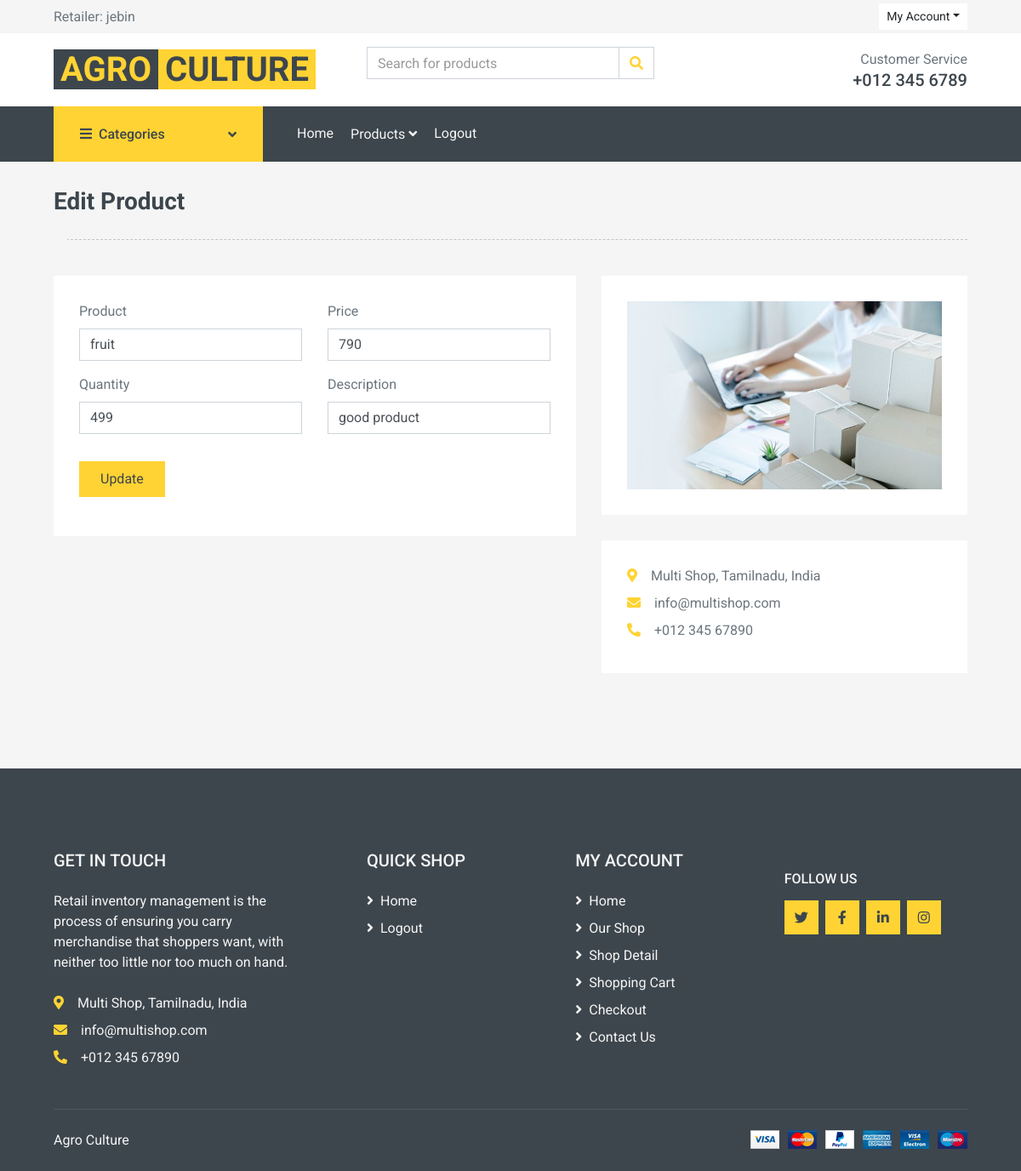
The page /edit.php?pid=3 (signed in) on the database its author committed.
### tables this page shows
CREATE TABLE `rt_retailer` (
  `id` int(11) NOT NULL,
  `name` varchar(20) NOT NULL,
  `address` varchar(50) NOT NULL,
  `city` varchar(30) NOT NULL,
  `mobile` bigint(20) NOT NULL,
  `email` varchar(40) NOT NULL,
  `proof` varchar(50) NOT NULL,
  `uname` varchar(20) NOT NULL,
  `pass` varchar(20) NOT NULL,
  `create_date` varchar(20) NOT NULL,
  `status` int(11) NOT NULL,
  PRIMARY KEY  (`uname`)
);

CREATE TABLE `rt_product` (
  `id` int(11) NOT NULL,
  `retailer` varchar(20) NOT NULL,
  `category` varchar(50) NOT NULL,
  `product` varchar(100) NOT NULL,
  `price` double NOT NULL,
  `quantity` int(11) NOT NULL,
  `photo` varchar(50) NOT NULL,
  `details` varchar(200) NOT NULL,
  `status` int(11) NOT NULL,
  `required_qty` int(11) NOT NULL
);

### edit.php (the view, shortened to what this page needs)
<?php
include("include/dbconnect.php");
extract($_REQUEST);
$uname=$_SESSION['uname'];
$q1=mysqli_query($connect,"select * from rt_retailer where uname='$uname'");
$r1=mysqli_fetch_array($q1);
$qry=mysqli_query($connect,"select * from rt_product where id='$pid'");
$row=mysqli_fetch_array($qry);
?>
<html>
<head>
    <title><?php include("include/title.php"); ?></title>
    <link href="https://cdnjs.cloudflare.com/ajax/libs/font-awesome/5.10.0/css/all.min.css" rel="stylesheet">
    <link href="static/lib/animate/animate.min.css" rel="stylesheet">
    <link href="static/lib/owlcarousel/assets/owl.carousel.min.css" rel="stylesheet">
    <link href="static/css/style.css" rel="stylesheet">
</head>
<body>
    <div class="container-fluid">
        <div class="row bg-secondary py-1 px-xl-5">
            <div class="col-lg-6 d-none d-lg-block">
                <div class="d-inline-flex align-items-center h-100">
                    Retailer: <?php echo $r1['name']; ?>
                </div>
            </div>
            <div class="col-lg-6 text-center text-lg-right">
                <div class="d-inline-flex align-items-center">
                    <div class="btn-group">
                        <button type="button" class="btn btn-sm btn-light dropdown-toggle" data-toggle="dropdown">My Account</button>
                    </div>
                </div>
            </div>
        </div>
        <div class="row align-items-center bg-light py-3 px-xl-5 d-none d-lg-flex">
            <div class="col-lg-4">
                <a href="" class="text-decoration-none">
                    <span class="h1 text-uppercase text-primary bg-dark px-2">Agro</span>
                    <span class="h1 text-uppercase text-dark bg-primary px-2 ml-n1"> Culture</span>
                </a>
            </div>
            <div class="col-lg-4 col-6 text-left">
                <form action="">
                    <div class="input-group">
                        <input type="text" class="form-control" placeholder="Search for products">
                        <div class="input-group-append">
                            <span class="input-group-text bg-transparent text-primary">
                                <i class="fa fa-search"></i>
                            </span>
                        </div>
                    </div>
                </form>
            </div>
            <div class="col-lg-4 col-6 text-right">
                <p class="m-0">Customer Service</p>
                <h5 class="m-0">+012 345 6789</h5>
            </div>
        </div>
    </div>
    <div class="container-fluid bg-dark mb-30">
        <div class="row px-xl-5">
            <div class="col-lg-3 d-none d-lg-block">
                <a class="btn d-flex align-items-center justify-content-between bg-primary w-100" data-toggle="collapse" href="#navbar-vertical" style="height: 65px; padding: 0 30px;">
                    <h6 class="text-dark m-0"><i class="fa fa-bars mr-2"></i>Categories</h6>
                    <i class="fa fa-angle-down text-dark"></i>
                </a>
            </div>
            <div class="col-lg-9">
                <nav class="navbar navbar-expand-lg bg-dark navbar-dark py-3 py-lg-0 px-0">
                    <div class="collapse navbar-collapse justify-content-between" id="navbarCollapse">
                        <div class="navbar-nav mr-auto py-0">
                            <a href="rt_home.php" class="nav-item nav-link">Home</a>
							<div class="nav-item dropdown">
                                <a href="#" class="nav-link dropdown-toggle" data-toggle="dropdown">Products <i class="fa fa-angle-down mt-1"></i></a>
                            </div>
                            <a href="logout.php" class="nav-item nav-link">Logout</a>
                        </div>
                    </div>
                </nav>
            </div>
        </div>
    </div>
    <div class="container-fluid">
        <div class="row px-xl-5">
            <div class="col-12">
                 <h3>Edit Product</h3>
            </div>
        </div>
    </div>
    <div class="container-fluid">
        <h2 class="section-title position-relative text-uppercase mx-xl-5 mb-4"><span class="bg-secondary pr-3"></span></h2>
        <div class="row px-xl-5">
            <div class="col-lg-7 mb-5">
                <div class="contact-form bg-light p-30">
                    <form name="form1" method="post">
						<div class="row">
							<div class="col-md-6 form-group">
								<label>Product</label>
								<input class="form-control" type="text" name="product" value="<?php echo $row['product']; ?>" required>
							</div>
							<div class="col-md-6 form-group">
								<label>Price</label>
								<input class="form-control" type="text" name="price" value="<?php echo $row['price']; ?>" required>
							</div>
							<div class="col-md-6 form-group">
								<label>Quantity</label>
								<input class="form-control" type="text" name="qty" value="<?php echo $row['quantity']; ?>" required>
							</div>
							<div class="col-md-6 form-group">
								<label>Description</label>
								<input class="form-control" type="text" name="details" value="<?php echo $row['details']; ?>" required>
							</div>
						</div>
                        <div>
                            <button class="btn btn-primary py-2 px-4" type="submit" name="btn">Update</button>
                        </div>
                    </form>
                </div>
            </div>
            <div class="col-lg-5 mb-5">
                <div class="bg-light p-30 mb-30">
                 <img src="static/img/sh2.jpg" class="img-fluid">
                </div>
                <div class="bg-light p-30 mb-3">
                    <p class="mb-2"><i class="fa fa-map-marker-alt text-primary mr-3"></i>Multi Shop, Tamilnadu, India</p>
                    <p class="mb-2"><i class="fa fa-envelope text-primary mr-3"></i>info@multishop.com</p>
                    <p class="mb-2"><i class="fa fa-phone-alt text-primary mr-3"></i>+012 345 67890</p>
                </div>
            </div>
        </div>
    </div>
    <div class="container-fluid bg-dark text-secondary mt-5 pt-5">
        <div class="row px-xl-5 pt-5">
            <div class="col-lg-4 col-md-12 mb-5 pr-3 pr-xl-5">
                <h5 class="text-secondary text-uppercase mb-4">Get In Touch</h5>
                <p class="mb-4">Retail inventory management is the process of ensuring you carry merchandise that shoppers want, with neither too little nor too much on hand.</p>
                <p class="mb-2"><i class="fa fa-map-marker-alt text-primary mr-3"></i>Multi Shop, Tamilnadu, India</p>
                <p class="mb-2"><i class="fa fa-envelope text-primary mr-3"></i>info@multishop.com</p>
                <p class="mb-0"><i class="fa fa-phone-alt text-primary mr-3"></i>+012 345 67890</p>
            </div>
            <div class="col-lg-8 col-md-12">
                <div class="row">
                    <div class="col-md-4 mb-5">
                        <h5 class="text-secondary text-uppercase mb-4">Quick Shop</h5>
                        <div class="d-flex flex-column justify-content-start">
                            <a class="text-secondary mb-2" href="/rt_home"><i class="fa fa-angle-right mr-2"></i>Home</a>
                            <a class="text-secondary mb-2" href="/logout"><i class="fa fa-angle-right mr-2"></i>Logout</a>
                        </div>
                    </div>
                    <div class="col-md-4 mb-5">
                        <h5 class="text-secondary text-uppercase mb-4">My Account</h5>
                        <div class="d-flex flex-column justify-content-start">
                            <a class="text-secondary mb-2" href="#"><i class="fa fa-angle-right mr-2"></i>Home</a>
                            <a class="text-secondary mb-2" href="#"><i class="fa fa-angle-right mr-2"></i>Our Shop</a>
                            <a class="text-secondary mb-2" href="#"><i class="fa fa-angle-right mr-2"></i>Shop Detail</a>
                            <a class="text-secondary mb-2" href="#"><i class="fa fa-angle-right mr-2"></i>Shopping Cart</a>
                            <a class="text-secondary mb-2" href="#"><i class="fa fa-angle-right mr-2"></i>Checkout</a>
                            <a class="text-secondary" href="#"><i class="fa fa-angle-right mr-2"></i>Contact Us</a>
                        </div>
                    </div>
                    <div class="col-md-4 mb-5">
                        <h6 class="text-secondary text-uppercase mt-4 mb-3">Follow Us</h6>
                        <div class="d-flex">
                            <a class="btn btn-primary btn-square mr-2" href="#"><i class="fab fa-twitter"></i></a>
                            <a class="btn btn-primary btn-square mr-2" href="#"><i class="fab fa-facebook-f"></i></a>
                            <a class="btn btn-primary btn-square mr-2" href="#"><i class="fab fa-linkedin-in"></i></a>
                            <a class="btn btn-primary btn-square" href="#"><i class="fab fa-instagram"></i></a>
                        </div>
                    </div>
                </div>
            </div>
        </div>
        <div class="row border-top mx-xl-5 py-4" style="border-color: rgba(256, 256, 256, .1) !important;">
            <div class="col-md-6 px-xl-0">
                <p class="mb-md-0 text-center text-md-left text-secondary">
                  <?php include("include/title.php"); ?> <a class="text-primary" href="#"></a>
                    <br> <a href="https://themewagon.com" target="_blank"></a>
                </p>
            </div>
            <div class="col-md-6 px-xl-0 text-center text-md-right">
                <img class="img-fluid" src="static/img/payments.png" alt="">
            </div>
        </div>
    </div>
</body>
</html>

### rows shown on the page
rt_retailer: name "jebin"
rt_product: product "fruit", price "790", qty "499", details "good product"
